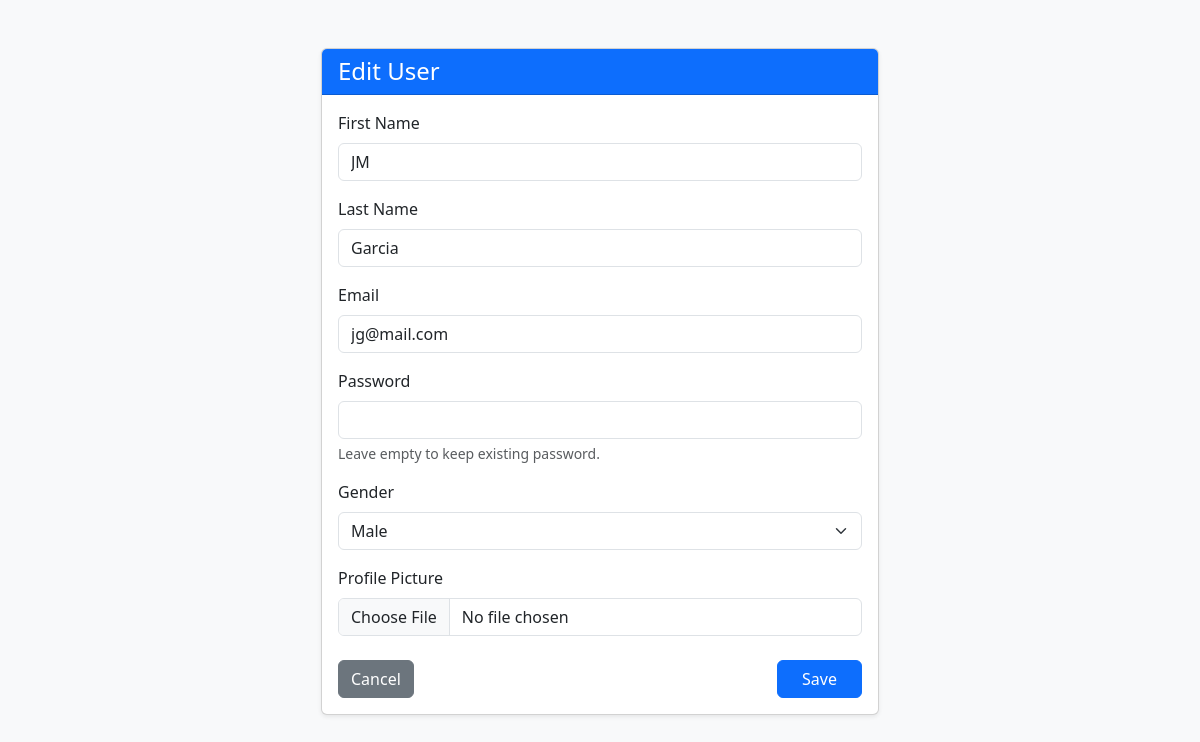
Page /registration/users/4/edit/ (signed in) on the earlier database version.
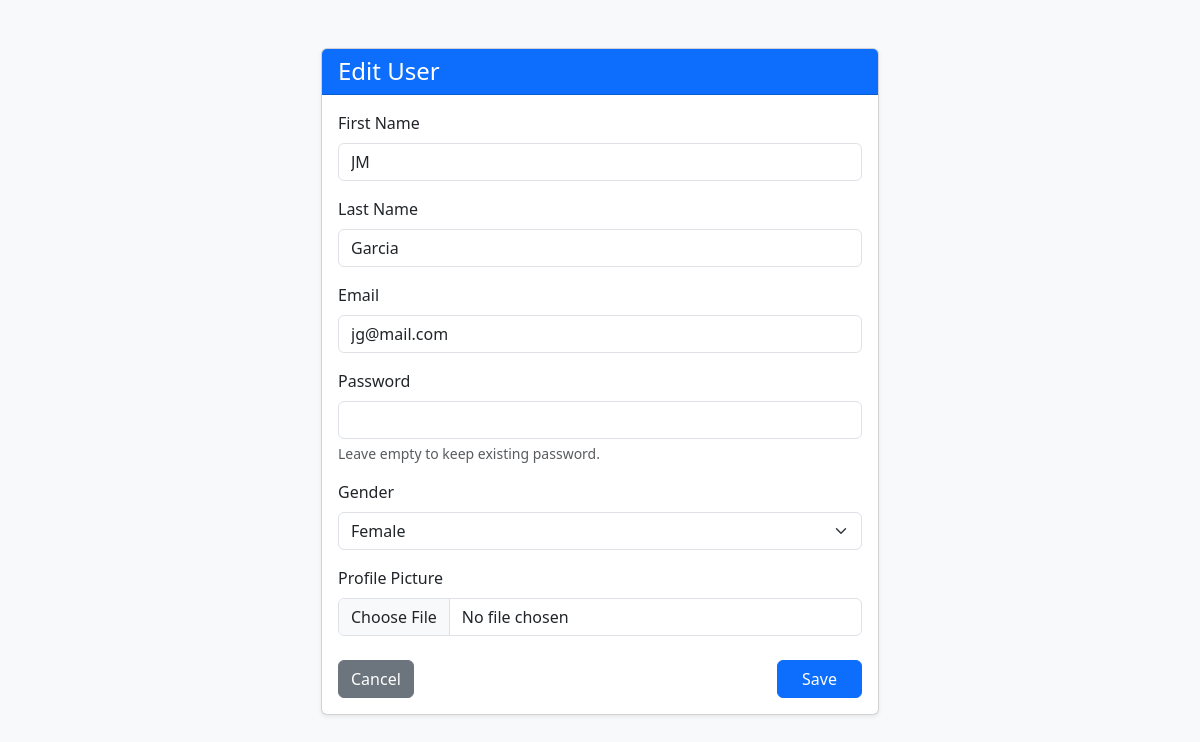
Same page on the later database version.
### registration/models.py (models this page shows, shortened)
class UserRegistration(models.Model):
    first_name = models.CharField(max_length=100)
    last_name = models.CharField(max_length=100)
    email = models.EmailField(max_length=150)
    gender = models.CharField(max_length=12)
    password = models.CharField(max_length=100)
    profile_picture = models.ImageField(
        upload_to='profile_pictures/',
        null=True,
        blank=True
)

### registration/views.py (the view)
    def wrapper(request, *args, **kwargs):
        if not request.session.get('user_id'):
            return redirect(f"{reverse('registration:login_html')}?next={request.path}")
        return fn(request, *args, **kwargs)

### registration/views.py (called while the page is built, shortened)
def login_required_view(fn):
    def wrapper(request, *args, **kwargs):
        if not request.session.get('user_id'):
            return redirect(f"{reverse('registration:login_html')}?next={request.path}")
        return fn(request, *args, **kwargs)
    wrapper.__name__ = fn.__name__
    return wrapper

@login_required_view
def user_update_html(request, pk):
    user = get_object_or_404(UserRegistration, pk=pk)
    return render(request, 'registration/user_form.html', {
        'title': 'Edit User',
        'user': user,
    })

### MyBackend/templates/registration/user_form.html (shortened to what this page needs)
<!doctype html>
<html>
<head>
    <link href="https://cdn.jsdelivr.net/npm/bootstrap@5.3.2/dist/css/bootstrap.min.css" rel="stylesheet">
</head>
<body class="bg-light">
<div class="container mt-5">
    <div class="col-md-6 offset-md-3">
        <div class="card shadow-sm">
            <div class="card-header bg-primary text-white">
                <h4 class="mb-0">{{ title }}</h4>
            </div>
            <div class="card-body">
                <form method="post" enctype="multipart/form-data">
                    <div class="mb-3">
                        <label class="form-label">First Name</label>
                        <input type="text" name="first_name" class="form-control"
                               value="{% if user %}{{ user.first_name }}{% endif %}" required>
                    </div>
                    <div class="mb-3">
                        <label class="form-label">Last Name</label>
                        <input type="text" name="last_name" class="form-control"
                               value="{% if user %}{{ user.last_name }}{% endif %}" required>
                    </div>
                    <div class="mb-3">
                        <label class="form-label">Email</label>
                        <input type="email" name="email" class="form-control"
                               value="{% if user %}{{ user.email }}{% endif %}" required>
                    </div>
                    <div class="mb-3">
                        <label class="form-label">Password</label>
                        <input type="password" name="password" class="form-control"
                               {% if title == 'Add User' %}required{% endif %}>
                        <div class="form-text">
                            {% if title == "Edit User" %}
                                Leave empty to keep existing password.
                            {% endif %}
                        </div>
                    </div>
                    <div class="mb-3">
                        <label class="form-label">Gender</label>
                        <select name="gender" class="form-select">
                            <option value="Male" {% if user and user.gender == "Male" %}selected{% endif %}>Male</option>
                            <option value="Female" {% if user and user.gender == "Female" %}selected{% endif %}>Female</option>
                        </select>
                    </div>
                    <div class="mb-3">
                        <label class="form-label">Profile Picture</label>
                        <input type="file" name="profile_picture" class="form-control">
                    </div>
                    <div class="d-flex justify-content-between mt-4">
                        <a href="{% url 'registration:users_html' %}" class="btn btn-secondary">Cancel</a>
                        <button type="submit" class="btn btn-primary px-4">Save</button>
                    </div>
                </form>
            </div>
        </div>
    </div>
</div>
</body>
</html>

Differences in the rows shown:
changed UserRegistration "JM": gender "Male" → "Female"
